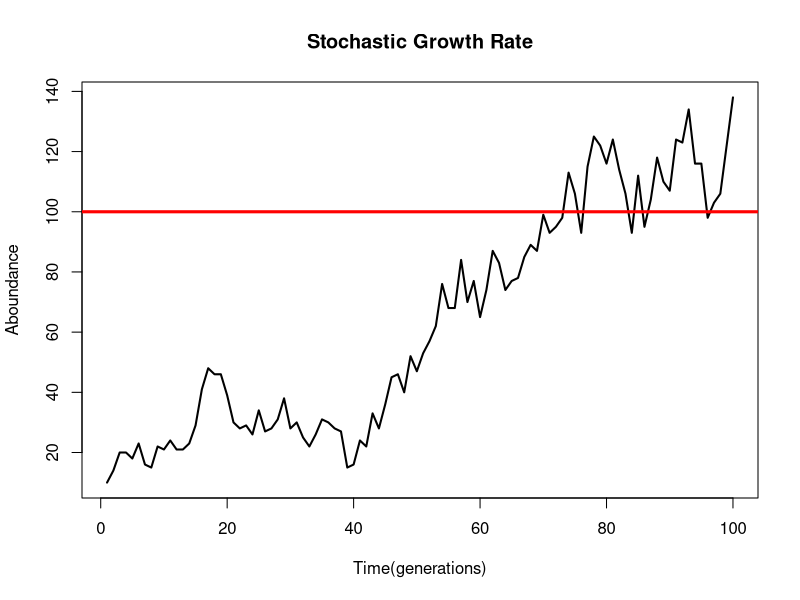

This figure's R source:
# Lab 12

#1. Write a function that simulates this stochastic model of population dynamics.
#   Your function should take three arguments: (i) r, (ii) k, (iii) the total number of generations to simulate, and (iv) the initial value of abundance. 
#   As default values of these parameters, I suggest using r = 0.1, k = 100, gens = 100, n_init = 10.

stochasticGrowth <- function(r, k, generations, intitualAbund){ #open up function with starting values
  #get an "empty" vector to store popultion abundance over time
  n <- rep(intitualAbund, generations) 
  #create a for-loop the runs through the code
  for(i in 2:generations){
    expected <- n[i -1] + r * n[i - 1] * (k - n[i - 1]) / k  #this caculates the fixed/average growth rate
    realized <- rpois(n = 1, expected) #the takes the expected value and addes stochasicity to it using the possion value
    n[i] <- realized
    }
 return(n) #the returns the value n
}

#Running the function with the values listed above
xx <- stochasticGrowth(.1, 100, 100, 10)

# 2. Make a plot of the resuls that your function returns with the defaults suggested above.
plot(xx, type = "l", xlab = "Time(generations)", ylab = "Aboundance", main = "Stochastic Growth Rate", lwd = 2)
  abline(100, 0, lwd = 3, col = "red")

# 3. Assuming n[1] = 10, using the default parameters given above, do the following:
  
r <- .1
generations <- 100
k <- 100
n_init <- 10

#make a vector of what the abundance of the 2nd population 
expected <- n_init + r * n_init * (k - n_init) / k  #this caculates the fixed/average growth rate
realized <- rep(NA, 1000) 
realized <- rpois(n = 1000, expected)
#  (i) Calculate the probability that the population size does not change from n[1] to n[2].
count <- length(which(realized == n_init))
Same <- count/ length(realized) #this is the rate of population size not changing be t1 and t2

#  (ii) Calculate the probability that the population shrinks from n[1] to n[2].
countLess <- length(which(realized > n_init))
Less <- countLess/ length(realized)

#  (iii) Calculate the probability that the population increases from n[1] to n[2].
countMore <- length(which(realized < 10))
More <- countMore/ length(realized)

#  Hint: your calculations from steps (i) - (iii) should sum to 1
Same + Less + More

#  (iv) Calculate the probability that n[2] is between 15 and 25 (inclusive of those numbers)
between <- length(which(realized > 15 & realized < 25))
between / length(realized)

#  (v) Calculate the probabilty that the population goes extinct at generation 2.
dead <- length(which(realized == 0))
dead / length(realized)
